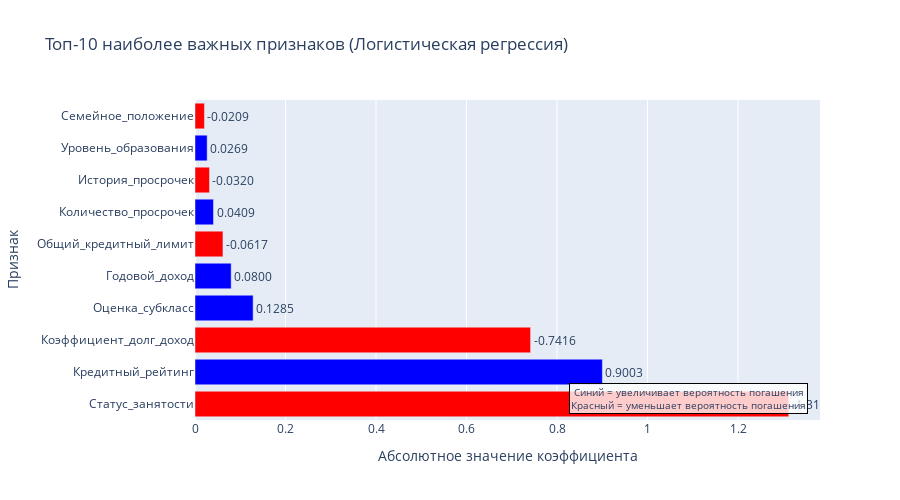

The notebook cell this image was saved under:
### Markdown cell above
### 5.2. Визуализация важности признаков

### Code cell
# Визуализация топ-10 наиболее важных признаков (для логистической регрессии)
top_features = feature_importance_log.head(10)

fig = go.Figure()

# Создаем цветовую схему: положительные коэффициенты - синие, отрицательные - красные
colors = ['red' if x < 0 else 'blue' for x in top_features['Коэффициент']]

fig.add_trace(go.Bar(
    x=top_features['Абсолютное_значение'],
    y=top_features['Признак'],
    orientation='h',
    marker=dict(color=colors),
    text=[f"{x:.4f}" for x in top_features['Коэффициент']],
    textposition='outside',
    name='Коэффициент'
))

fig.update_layout(
    title='Топ-10 наиболее важных признаков (Логистическая регрессия)',
    xaxis_title='Абсолютное значение коэффициента',
    yaxis_title='Признак',
    height=500,
    showlegend=False
)

# Добавляем аннотацию
fig.add_annotation(
    text="Синий = увеличивает вероятность погашения<br>Красный = уменьшает вероятность погашения",
    xref="paper", yref="paper",
    x=0.98, y=0.02,
    xanchor='right', yanchor='bottom',
    showarrow=False,
    bgcolor="rgba(255,255,255,0.8)",
    bordercolor="black",
    borderwidth=1,
    font=dict(size=10)
)

fig.show()

### Figure 1 — Plotly figure (JSON) as saved in the notebook; plotly's stock layout.template omitted (floating-point values rounded to 4 significant figures)
{"data": [{"marker": {"color": ["red", "blue", "red", "blue", "blue", "red", "blue", "red", "blue", "red"]}, "name": "Коэффициент", "orientation": "h", "text": ["-1.3121", "0.9003", "-0.7416", "0.1285", "0.0800", "-0.0617", "0.0409", "-0.0320", "0.0269", "-0.0209"], "textposition": "outside", "type": "bar", "x": [1.312, 0.9003, 0.7416, 0.1285, 0.07997, 0.06174, 0.0409, 0.032, 0.0269, 0.02087], "y": ["Статус_занятости", "Кредитный_рейтинг", "Коэффициент_долг_доход", "Оценка_субкласс", "Годовой_доход", "Общий_кредитный_лимит", "Количество_просрочек", "История_просрочек", "Уровень_образования", "Семейное_положение"]}], "layout": {"annotations": [{"bgcolor": "rgba(255,255,255,0.8)", "bordercolor": "black", "borderwidth": 1, "font": {"size": 10}, "showarrow": false, "text": "Синий = увеличивает вероятность погашения<br>Красный = уменьшает вероятность погашения", "x": 0.98, "xanchor": "right", "xref": "paper", "y": 0.02, "yanchor": "bottom", "yref": "paper"}], "height": 500, "showlegend": false, "title": {"text": "Топ-10 наиболее важных признаков (Логистическая регрессия)"}, "xaxis": {"title": {"text": "Абсолютное значение коэффициента"}}, "yaxis": {"title": {"text": "Признак"}}}}
